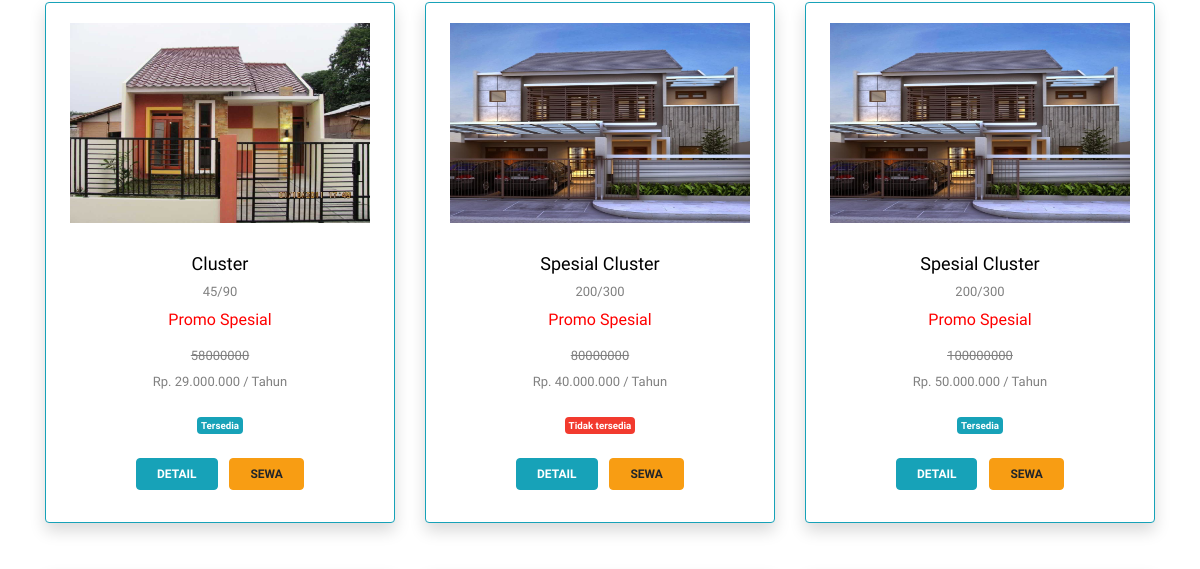
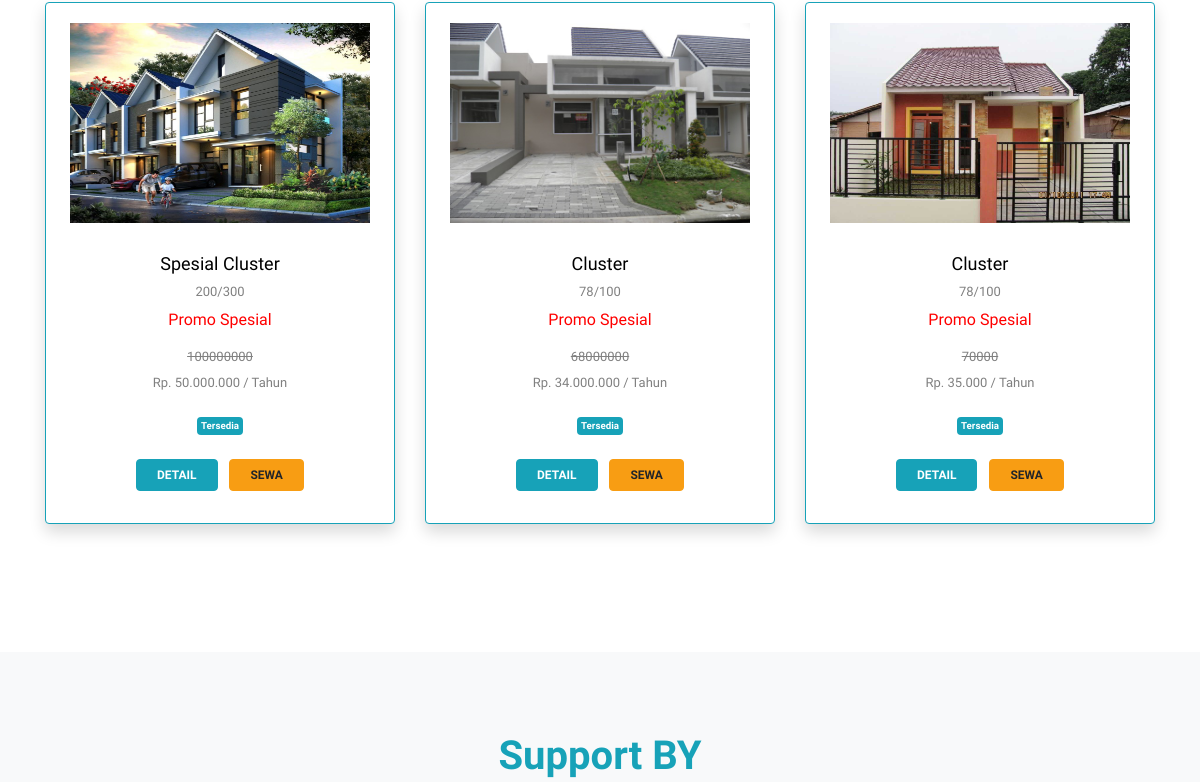
Before: / (middle part) with the older database file (2 pictures, top to bottom).
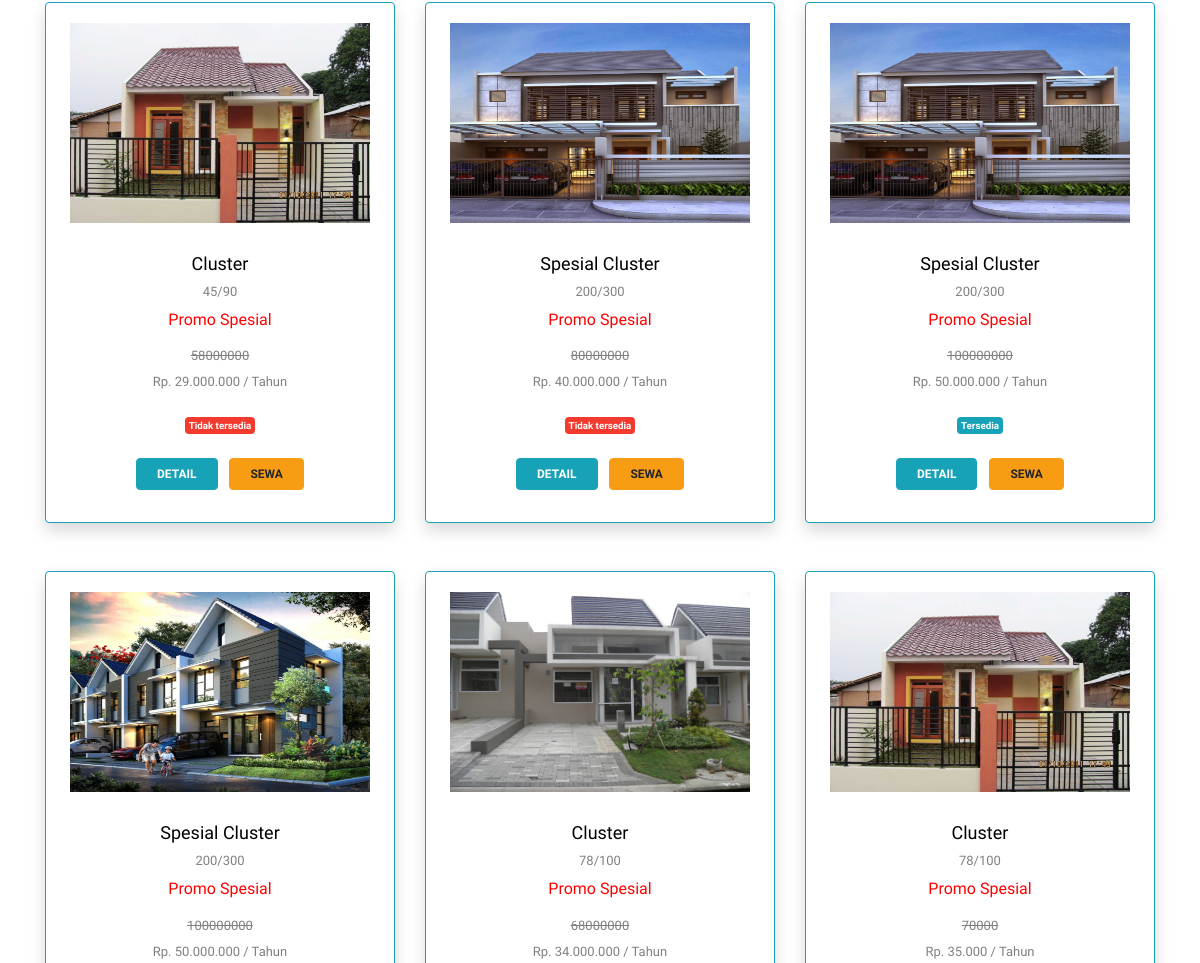
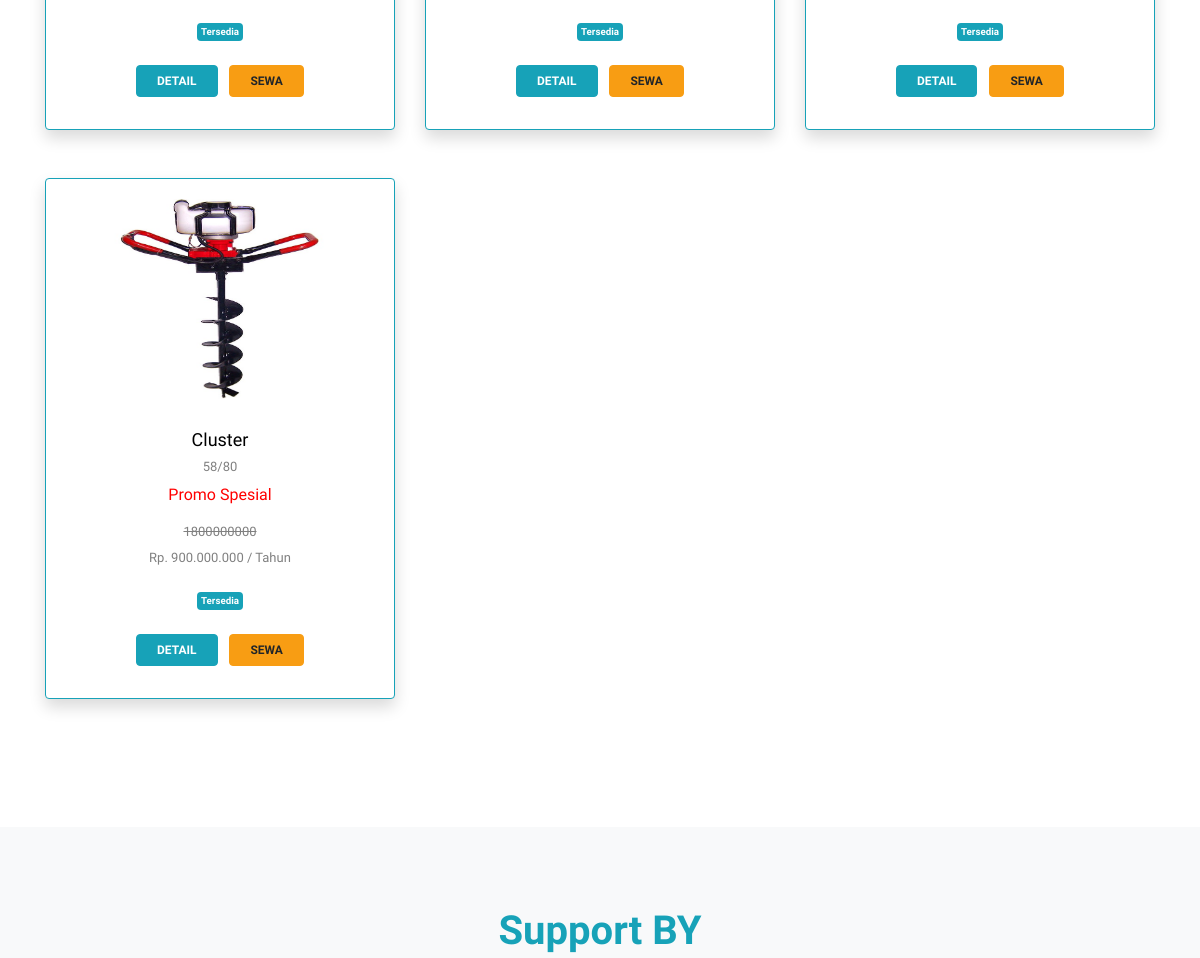
After: the same page with the newer database file (2 pictures, top to bottom).
### tables this page shows
CREATE TABLE `rumah` (
  `id_rumah` int(20) NOT NULL,
  `kode_type` varchar(20) NOT NULL,
  `ukuran` varchar(20) NOT NULL,
  `no_rumah` varchar(20) NOT NULL,
  `warna` varchar(20) NOT NULL,
  `status` varchar(20) NOT NULL,
  `harga` int(20) NOT NULL,
  `denda` int(20) NOT NULL,
  `jumlah_pembangunan` varchar(20) NOT NULL,
  `gambar` varchar(100) NOT NULL
);

### application/controllers/dashboard.php (called while the page is built, shortened)
<?php
class Dashboard extends CI_Controller
{
    public function index()
    {
        $data['rumah'] = $this->kpr_model->get_data('rumah')->result();
        $this->load->view('templates_customer/header');
        $this->load->view('customer/dashboardCs', $data);
        $this->load->view('templates_customer/footer');
    }
}

### index.php (called while the page is built, shortened)
<?php
require_once BASEPATH.'core/CodeIgniter.php';

### application/models/kpr_model.php (called while the page is built, shortened)
<?php
class Kpr_model extends CI_Model
{
    public function get_data($table)
    {
        return $this->db->get($table);
    }
}

### application/views/customer/dashboardCs.php (the view, shortened to what this page needs)
<div class="site-section" id="products-section">
    <div class="container">
        <div class="row">
            <?php foreach ($rumah as $rm) : ?>
                <div class="col-lg-4  mb-5">
                    <div class="card border-info shadow  h-300">
                        <div class="card-body border-info">
                            <div class="card-title">
                                <div class="product-item">
                                    <figure>
                                        <img src=" <?= base_url('assets/upload/' . $rm->gambar) ?> " alt="Image" height="100px" width="300px" class="img-fluid" style="height: 200px;">
                                    </figure>
                                    <div class="px-4">
                                        <h3><a href="#"> <?php if ($rm->kode_type == "CLS") {
                                                                echo "Cluster";
                                                            } elseif ($rm->kode_type == "SCLS") {
                                                                echo "Spesial Cluster";
                                                            } elseif ($rm->kode_type == "NCLS") {
                                                                echo "Non Cluster";
                                                            }
                                                            ?> </a></h3>
                                        <p class="mb-2"><?= $rm->ukuran ?> </p>
                                        <p class="mb-3" style="color: red; font-size: medium;">Promo Spesial</p>
                                        <p class="mb-2"> <del><?= $rm->harga * 2 ?> </del> </p>
                                        <p class="mb-4">Rp. <?= number_format($rm->harga, 0, ',', '.') ?> / Tahun </p>
                                        <p class="mb-4"> <?php if ($rm->status == 1) {
                                                                echo " <span class='badge badge-info p-1'> Tersedia </span>";
                                                            } else {
                                                                echo "<span class='badge badge-danger p-1'> Tidak tersedia </span>";
                                                            }
                                                            ?> </p>
                                        <div>
                                            <a href="<?= base_url('customer/dashboard/detail_rumah/' . $rm->id_rumah); ?>  " class="btn btn-info mr-1 ">Detail</a>
                                            <?php if ($this->session->userdata('nama')) { ?>
                                                <a href=" <?= base_url('transaksi/sewa/tambah_sewa/' . $rm->id_rumah); ?> " class="btn btn-warning  ml-1 ">Sewa</a>
                                            <?php } else { ?>
                                                <a href=" <?= base_url('transaksi/sewa/tambah_sewa/' . $rm->id_rumah); ?> " class="btn btn-warning  ml-1 ">Sewa</a>
                                            <?php } ?>
                                        </div>
                                    </div>
                                </div>
                            </div>
                        </div>
                    </div>
                </div>
            <?php endforeach; ?>
        </div>
    </div>
</div>
<div class="site-section bg-light" id="services-section">
    <div class="container">
        <div class="row mb-5">
            <div class="col-12 text-center">
                <h4 class="text text-info section-title mb-3">Support BY</h4>
            </div>
        </div>
    </div>
</div>

### application/views/templates_customer/header.php (shortened to what this page needs)
<!DOCTYPE html>
<html lang="en">
<head>
    <link rel="stylesheet" href="fonts/icomoon/style.css">
    <link rel="stylesheet" href="<?= base_url('assets/assets_shop') ?>/css/bootstrap.min.css">
    <link rel="stylesheet" href="<?= base_url('assets/assets_shop') ?>/css/jquery-ui.css">
    <link rel="stylesheet" href="<?= base_url('assets/assets_shop') ?>/css/owl.carousel.min.css">
    <link rel="stylesheet" href="<?= base_url('assets/assets_shop') ?>/css/owl.theme.default.min.css">
    <link rel="stylesheet" href="<?= base_url('assets/assets_shop') ?>/css/owl.theme.default.min.css">
    <link rel="stylesheet" href="<?= base_url('assets/assets_shop') ?>/css/jquery.fancybox.min.css">
    <link href="<?= base_url('assets/assets_admin') ?>/js/dist/sweetalert2.min.css" rel="stylesheet">
    <link rel="stylesheet" href="<?= base_url('assets/assets_shop') ?>/css/aos.css">
    <link rel="stylesheet" href="<?= base_url('assets/assets_shop') ?>/css/style.css">
</head>
<body data-spy="scroll" data-target=".site-navbar-target" data-offset="300">

### application/views/templates_customer/footer.php (shortened to what this page needs)
</body>
</html>

### assets/assets_shop/css/style.css (style rules this page uses)
body { line-height: 1.7; color: gray; font-weight: 400; font-size: 1rem; }
a { -webkit-transition: .3s all ease; -o-transition: .3s all ease; transition: .3s all ease; }
h1, h2, h3, h4, h5, .h1, .h2, .h3, .h4, .h5 { font-family: "Muli", -apple-system, BlinkMacSystemFont, "Segoe UI", Roboto, "Helvetica Neue", Arial, sans-serif, "Apple Color Emoji", "Segoe UI Emoji", "Segoe UI Symbol", "Noto Color Emoji"; }
.btn { text-transform: uppercase; font-size: 12px; font-weight: 900; padding: 6px 20px; }
.site-section { padding: 2.5em 0; }
@media (min-width: 768px) { .site-section { padding: 5em 0; } }
.bg-light { background: #ccc; }
.section-title { color: #000; font-size: 40px; font-weight: 900; }
.product-item { text-align: center; }
.product-item figure { overflow: hidden; position: relative; margin-bottom: 30px; }
.product-item figure:before { z-index: 2; -webkit-transition: .4s all ease; -o-transition: .4s all ease; transition: .4s all ease; -webkit-transform: scale(1.05); -ms-transform: scale(1.05); transform: scale(1.05); position: absolute; content: ""; border: 4px solid #219ef1; left: 20px; right: 20px; top: 20px; bottom: 20px; opacity: 0; visibility: hidden; }
.product-item figure img { -webkit-transition: .3s all ease; -o-transition: .3s all ease; transition: .3s all ease; -webkit-transform: scale(1); -ms-transform: scale(1); transform: scale(1); }
.product-item h3 { font-size: 18px; }
.product-item h3 a { color: #000; }
.product-item p { line-height: 1.4; font-size: 13px; }

Changed rows visible on the page:
changed rumah (number 1 of 7 on the later page): status "Tersedia" → "Tidak tersedia"
added rumah: gambar (picture), shows "Cluster", ukuran "58/80", $rm->harga*2 "1800000000", harga "900.000.000", status "Tersedia"
